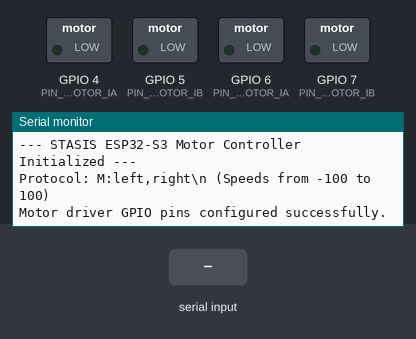
Bench run of a sketch on a simulated ESP32-S3. On the bench: switched loads named in the sketch (green lamp = pin HIGH), the last lines printed to the serial monitor. Inputs (shaded band) come from the test bench.

Above: at 1.7 s.
1.8 s: "M:1\n" received over Serial
At 2.4 s:
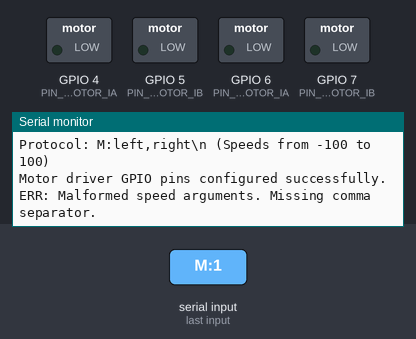
4.0 s: "90:45\n" received over Serial
At 5.2 s:
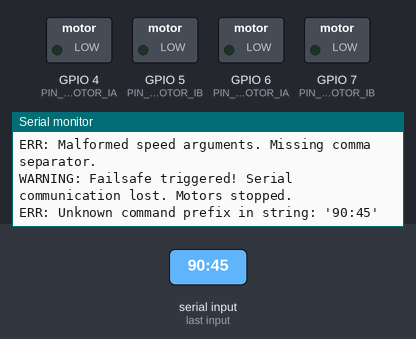
5.5 s: "5\n" received over Serial
At 6.5 s:
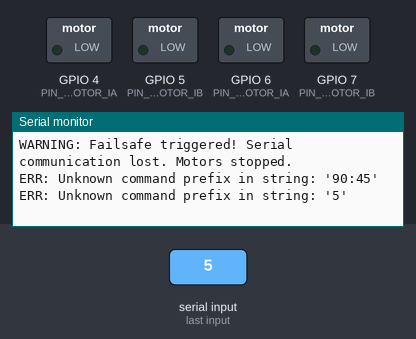

Measured:
- after the input at 1.8 s, the serial monitor: prints a new line at once (image 1)
- after the input at 4.0 s, the serial monitor: prints a new line at once (image 2)
- after the input at 5.5 s, the serial monitor: prints a new line at once (image 3)

The sketch:

stasis_motor_controller.ino
```cpp
/**
 * @file stasis_motor_controller.ino
 * @brief ESP32-S3 Motor Controller for STASIS Forest Monitoring Rover
 *
 * This firmware runs on an ESP32-S3 microcontroller. Its sole responsibility is
 * to receive serial motor speed commands (left and right channel) from a host device
 * (e.g., a Raspberry Pi) and drive an L911S dual-channel H-bridge motor driver.
 *
 * Communication Protocol:
 * - Baud Rate: 115200 baud
 * - Command format: "M:left_speed,right_speed\n"
 *   - 'M' is the command prefix.
 *   - 'left_speed' and 'right_speed' are integers in the range [-100, 100].
 *   - Example: "M:80,-80\n" (Left forward 80%, Right reverse 80%)
 *   - Example: "M:0,0\n" (Stop both motors)
 *
 * Safety Features:
 * - Failsafe Timeout: If no valid command is received within 2000 milliseconds,
 *   the controller will automatically stop all motors to prevent a runaway condition.
 *
 * L911S H-Bridge Driver Logic:
 * - Left Motor:
 *   - Forward: Pin A-IA = PWM, Pin A-IB = LOW
 *   - Reverse: Pin A-IA = LOW, Pin A-IB = PWM
 *   - Stop:    Pin A-IA = LOW, Pin A-IB = LOW
 * - Right Motor:
 *   - Forward: Pin B-IA = PWM, Pin B-IB = LOW
 *   - Reverse: Pin B-IA = LOW, Pin B-IB = PWM
 *   - Stop:    Pin B-IA = LOW, Pin B-IB = LOW
 */

#include <Arduino.h>

// ==========================================
// CONFIGURATION & PIN DEFINITIONS
// ==========================================

// ESP32-S3 GPIO Pins connected to the L911S driver.
// Adjust these pins according to your physical wiring.
#define PIN_LEFT_MOTOR_IA  4   // Left Motor Input A (Forward Control)
#define PIN_LEFT_MOTOR_IB  5   // Left Motor Input B (Reverse Control)
#define PIN_RIGHT_MOTOR_IA 6   // Right Motor Input A (Forward Control)
#define PIN_RIGHT_MOTOR_IB 7   // Right Motor Input B (Reverse Control)

// Serial Communication Settings
#define SERIAL_BAUD_RATE   115200
#define SERIAL_TIMEOUT_MS  50

// Safety Failsafe Settings
#define FAILSAFE_TIMEOUT_MS 2000 // Stop motors if no serial message for 2 seconds

// PWM Configuration
#define PWM_FREQ           1000  // 1 kHz frequency (standard for DC motors)
#define PWM_RESOLUTION     8     // 8-bit resolution (0-255 duty cycle)

// ==========================================
// STATE VARIABLES
// ==========================================
unsigned long lastCommandTime = 0; // Tracks the last time a valid command was received
bool failsafeTriggered = false;    // Safety state flag

// ==========================================
// FUNCTION PROTOTYPES
// ==========================================
void setupMotors();
void setMotorSpeeds(int leftSpeed, int rightSpeed);
void processSerialInput();
void handleFailsafe();
void writePWM(uint8_t pin, int dutyCycle);

/**
 * @brief Initialize hardware interfaces.
 */
void setup() {
  // Initialize Serial interface
  Serial.begin(SERIAL_BAUD_RATE);
  Serial.setTimeout(SERIAL_TIMEOUT_MS);

  // Wait briefly for serial to stabilize (useful for ESP32-S3 USB OTG)
  delay(500);
  Serial.println("\n--- STASIS ESP32-S3 Motor Controller Initialized ---");
  Serial.println("Protocol: M:left,right\\n (Speeds from -100 to 100)");

  // Initialize GPIO pins for motor driving
  setupMotors();

  // Initialize the failsafe timer
  lastCommandTime = millis();
}

/**
 * @brief Main execution loop.
 */
void loop() {
  // 1. Check for incoming serial commands and process them
  processSerialInput();

  // 2. Validate failsafe condition
  handleFailsafe();
}

/**
 * @brief Configure GPIO motor pins.
 *
 * Supports both older and newer ESP32 core versions using native PWM methods.
 */
void setupMotors() {
  pinMode(PIN_LEFT_MOTOR_IA, OUTPUT);
  pinMode(PIN_LEFT_MOTOR_IB, OUTPUT);
  pinMode(PIN_RIGHT_MOTOR_IA, OUTPUT);
  pinMode(PIN_RIGHT_MOTOR_IB, OUTPUT);

  // Ensure all pins start at LOW (motors stopped)
  digitalWrite(PIN_LEFT_MOTOR_IA, LOW);
  digitalWrite(PIN_LEFT_MOTOR_IB, LOW);
  digitalWrite(PIN_RIGHT_MOTOR_IA, LOW);
  digitalWrite(PIN_RIGHT_MOTOR_IB, LOW);

#if defined(ESP_ARDUINO_VERSION_MAJOR) && ESP_ARDUINO_VERSION_MAJOR >= 3
  // ESP32 Arduino Core 3.0.0+ uses ledcAttach and ledcWrite
  ledcAttach(PIN_LEFT_MOTOR_IA, PWM_FREQ, PWM_RESOLUTION);
  ledcAttach(PIN_LEFT_MOTOR_IB, PWM_FREQ, PWM_RESOLUTION);
  ledcAttach(PIN_RIGHT_MOTOR_IA, PWM_FREQ, PWM_RESOLUTION);
  ledcAttach(PIN_RIGHT_MOTOR_IB, PWM_FREQ, PWM_RESOLUTION);
#else
  // Older ESP32 cores (2.x) support analogWrite natively for PWM pin control.
  // We can write directly using analogWrite on ESP32 pins.
#endif

  Serial.println("Motor driver GPIO pins configured successfully.");
}

/**
 * @brief Safe analog/PWM output driver helper.
 *
 * Handles core-independent duty writing.
 *
 * @param pin The GPIO pin target
 * @param dutyCycle The 8-bit duty cycle value (0 to 255)
 */
void writePWM(uint8_t pin, int dutyCycle) {
  dutyCycle = constrain(dutyCycle, 0, 255);
#if defined(ESP_ARDUINO_VERSION_MAJOR) && ESP_ARDUINO_VERSION_MAJOR >= 3
  ledcWrite(pin, dutyCycle);
#else
  analogWrite(pin, dutyCycle);
#endif
}

/**
 * @brief Drive the L911S motor pins given left and right speed percentages.
 *
 * @param leftSpeed Left motor speed (-100 to 100)
 * @param rightSpeed Right motor speed (-100 to 100)
 */
void setMotorSpeeds(int leftSpeed, int rightSpeed) {
  // Constrain inputs to legal ranges [-100, 100]
  leftSpeed = constrain(leftSpeed, -100, 100);
  rightSpeed = constrain(rightSpeed, -100, 100);

  // Convert speed percentage (0-100) to 8-bit PWM value (0-255)
  int leftPwm = map(abs(leftSpeed), 0, 100, 0, 255);
  int rightPwm = map(abs(rightSpeed), 0, 100, 0, 255);

  // --- Left Motor Direction Control ---
  if (leftSpeed > 0) {
    // Drive Left Forward
    writePWM(PIN_LEFT_MOTOR_IA, leftPwm);
    writePWM(PIN_LEFT_MOTOR_IB, 0);
  } else if (leftSpeed < 0) {
    // Drive Left Reverse
    writePWM(PIN_LEFT_MOTOR_IA, 0);
    writePWM(PIN_LEFT_MOTOR_IB, leftPwm);
  } else {
    // Stop Left Motor
    writePWM(PIN_LEFT_MOTOR_IA, 0);
    writePWM(PIN_LEFT_MOTOR_IB, 0);
  }

  // --- Right Motor Direction Control ---
  if (rightSpeed > 0) {
    // Drive Right Forward
    writePWM(PIN_RIGHT_MOTOR_IA, rightPwm);
    writePWM(PIN_RIGHT_MOTOR_IB, 0);
  } else if (rightSpeed < 0) {
    // Drive Right Reverse
    writePWM(PIN_RIGHT_MOTOR_IA, 0);
    writePWM(PIN_RIGHT_MOTOR_IB, rightPwm);
  } else {
    // Stop Right Motor
    writePWM(PIN_RIGHT_MOTOR_IA, 0);
    writePWM(PIN_RIGHT_MOTOR_IB, 0);
  }
}

/**
 * @brief Reads, buffers, and parses incoming Serial data.
 *
 * Listens for commands like "M:left,right\n" and routes parsed speeds.
 */
void processSerialInput() {
  static String inputBuffer = ""; // Static buffer to preserve data across loops

  while (Serial.available() > 0) {
    char c = (char)Serial.read();

    // Check for packet terminator
    if (c == '\n' || c == '\r') {
      if (inputBuffer.length() > 0) {
        inputBuffer.trim(); // Strip extraneous whitespace

        // Ensure packet matches basic protocol: starts with 'M' or 'm' and has ':'
        if ((inputBuffer.startsWith("M") || inputBuffer.startsWith("m")) && inputBuffer.indexOf(':') != -1) {
          int colonIdx = inputBuffer.indexOf(':');
          String speedData = inputBuffer.substring(colonIdx + 1);
          int commaIdx = speedData.indexOf(',');

          if (commaIdx != -1) {
            String leftStr = speedData.substring(0, commaIdx);
            String rightStr = speedData.substring(commaIdx + 1);

            leftStr.trim();
            rightStr.trim();

            int leftSpeed = leftStr.toInt();
            int rightSpeed = rightStr.toInt();

            // Set motor speeds immediately
            setMotorSpeeds(leftSpeed, rightSpeed);

            // Refresh failsafe timestamp
            lastCommandTime = millis();
            if (failsafeTriggered) {
              failsafeTriggered = false;
              Serial.println("INFO: Communication restored. Failsafe inactive.");
            }

            // Acknowledge receipt back to the Raspberry Pi
            Serial.printf("ACK:%d,%d\n", leftSpeed, rightSpeed);
          } else {
            Serial.println("ERR: Malformed speed arguments. Missing comma separator.");
          }
        } else {
          Serial.printf("ERR: Unknown command prefix in string: '%s'\n", inputBuffer.c_str());
        }
        inputBuffer = ""; // Reset buffer after processing command packet
      }
    } else {
      // Append character to the processing buffer if length constraints allow
      if (inputBuffer.length() < 64) {
        inputBuffer += c;
      } else {
        // Prevent buffer overflows from noise
        inputBuffer = "";
        Serial.println("ERR: Serial receive buffer overflow.");
      }
    }
  }
}

/**
 * @brief Implements the timeout failsafe safety protocol.
 *
 * Halts motors if no telemetry activity has occurred in FAILSAFE_TIMEOUT_MS.
 */
void handleFailsafe() {
  unsigned long now = millis();

  if (now - lastCommandTime > FAILSAFE_TIMEOUT_MS) {
    if (!failsafeTriggered) {
      // Stop both motors instantly for safety
      setMotorSpeeds(0, 0);
      failsafeTriggered = true;
      Serial.println("WARNING: Failsafe triggered! Serial communication lost. Motors stopped.");
    }
    // Constantly refresh command timestamp to prevent rollover overflow glitches,
    // but keep failsafe flag active.
    lastCommandTime = now - (FAILSAFE_TIMEOUT_MS + 10);
  }
}
```
